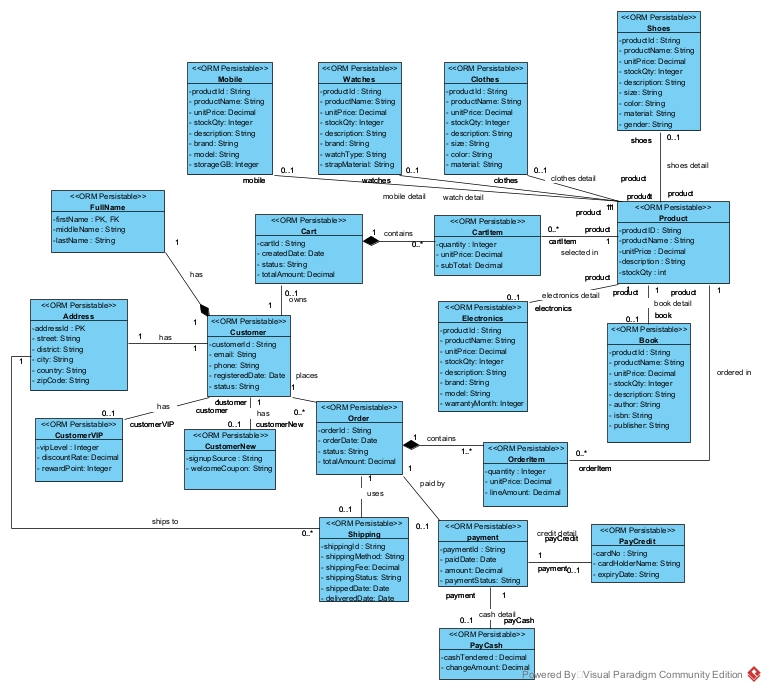
#> input picture VDHIEU/eComDataModel/eComDataModel.jpg, 766 x 691 px
$ python -i image_service.py   (imports and definitions only)
#> lines starting #> are read from the running program, lines starting #| are printed output that depends on the picture
"""Deterministic pixel descriptors, not learned semantic embeddings."""

from pathlib import Path

import numpy as np
from PIL import Image, ImageOps, UnidentifiedImageError

from application.query_service import ENCODER


class ImageService:
    encoder = ENCODER

    def encode(self, image_path):
        try:
            with Image.open(Path(image_path)) as original:
#> original is the input picture: PIL image 766x691 RGB; mean R, G, B 209.6, 230.7, 239.9
                if original.width * original.height > 20_000_000:
                    raise ValueError("image exceeds 20 million pixels")
                image = ImageOps.exif_transpose(original).convert("RGB")
                pixels = np.asarray(image.resize((128, 128)), dtype=float)
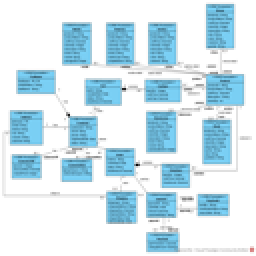
#> pixels: shape (128, 128, 3) float64 (shown 2 times larger); mean R, G, B 209.2, 230.4, 239.7
                histogram = np.concatenate(
                    [np.histogram(pixels[:, :, channel], bins=8, range=(0, 256))[0] for channel in range(3)]
                ).astype(float)
#> histogram = 24 values, max 12700 at index 23, min 1 at index 10, mean 2048
                histogram /= np.linalg.norm(histogram)
#> histogram = 24 values, max 0.615 at index 23, min 4.84e-05 at index 10, mean 0.0992
                thumbnail = np.asarray(image.convert("L").resize((8, 8)), dtype=float).flatten() / 255
#> thumbnail = 64 values, max 1 at index 0, min 0.749 at index 10, mean 0.879
                norm = np.linalg.norm(thumbnail)
#> norm = 7.06
                if norm:
                    thumbnail /= norm
#> thumbnail = 64 values, max 0.142 at index 0, min 0.106 at index 10, mean 0.125
                # Each block contributes half of squared norm before final L2 normalization.
                descriptor = np.concatenate([histogram, thumbnail])
#> descriptor = 88 values, max 0.615 at index 23, min 4.84e-05 at index 10, mean 0.118
                descriptor /= np.linalg.norm(descriptor)
#> descriptor = 88 values, max 0.435 at index 23, min 3.42e-05 at index 10, mean 0.0832
                return descriptor.tolist()
        except (OSError, UnidentifiedImageError, Image.DecompressionBombError) as exc:
            raise ValueError(f"cannot read image: {image_path}") from exc

>>> result = ImageService().encode('../../VDHIEU/eComDataModel/eComDataModel.jpg')
#> result has the same summary as descriptor in encode
